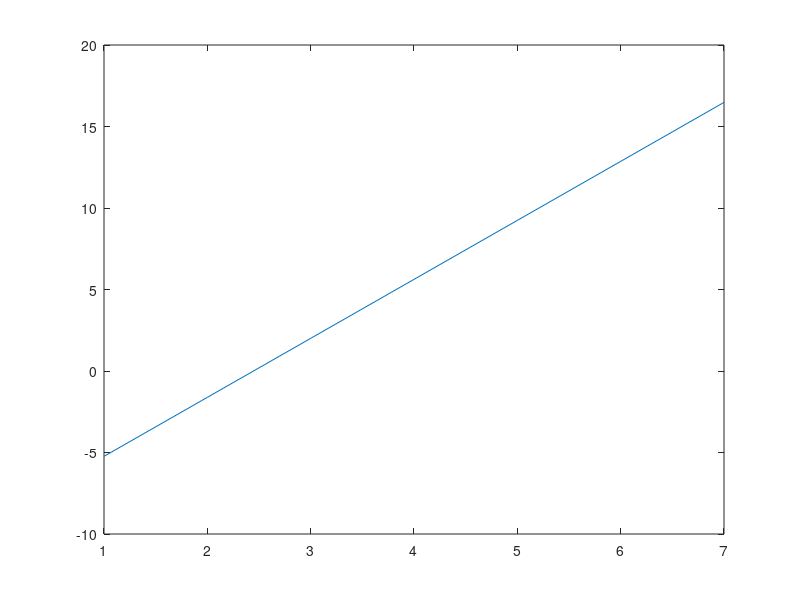

MATLAB code to generate this figure:
clear all
close all
T = 4;      % Sampling time before interpolation
tau_rms = 0.3*T;       
%tau = linspace(0, 5, 1000);
%PDP_continuous = exp(-tau/tau_rms)./tau_rms;
n = 1;
iterations = 10000;

%I'll now sample the "continuous" PDP
Tc = (0.25*T);      %New sampling time
tau = 0:Tc:600;
%samples = 6;
PDP_sampled = exp(-tau/tau_rms)./tau_rms;


%normalization of the PDP
K = 3; %K in dB
K = 10^(K/10); % K in linear

Md = sum(PDP_sampled);

C = sqrt(K/(K+1));
norm = Md/( 1 - C^2 ); % MdNorm = 1 - c^2
PDPreal = PDP_sampled/norm; %PDP normalized


a = [];

for e = 0:6
    PDP_sampled = PDPreal( e+1: length(PDPreal));
    a(e+1) = sum(PDP_sampled);

    
end

a = (a*10).^(-1);
figure 
plot( 1 : 7, 10*log10(a));
    
    
    
